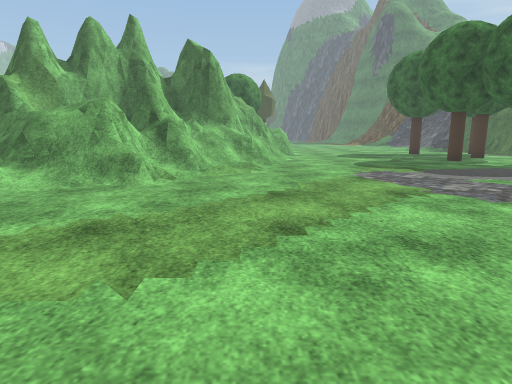
view 1 (above)

18 first-person views from a walk through a 3-D level made in the Unity game engine. The camera is 1.2 m above the floor, tilts 10° down and sees 75° across. The floor is counted in squares, 1 m on a side. Each view is taken from the middle of a square. On the plan, view 1 faces up. The plan holds only what a view shows up to about 14 squares ahead; the rest is blank. The place goes on beyond the plan. Some trees and plants on the terrain are drawn as simple stand-ins. The player character is not drawn. Some animated figures are not drawn. Some surface patterns are stand-ins.

view 2
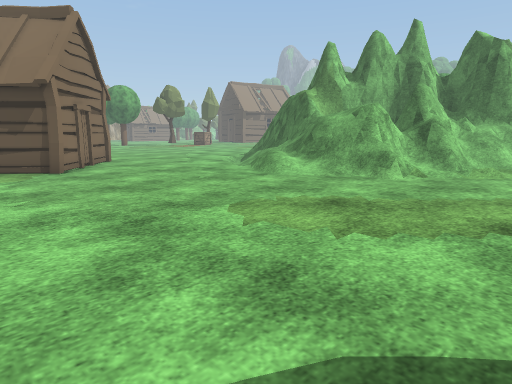

view 3
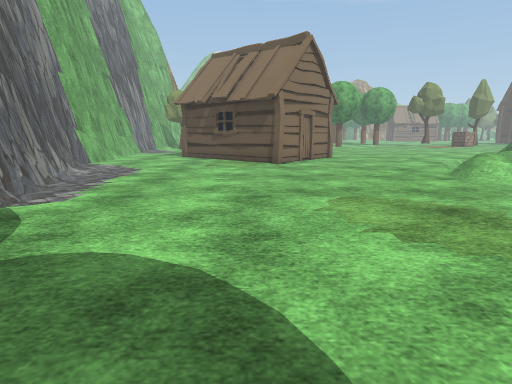

view 4
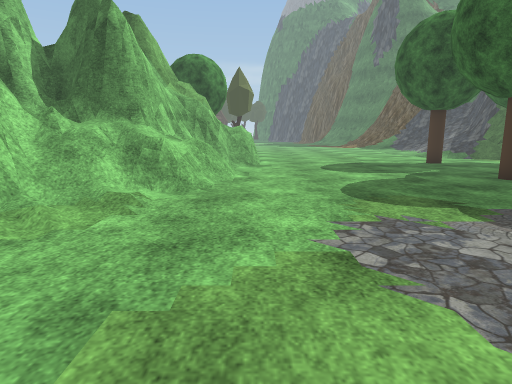

view 5
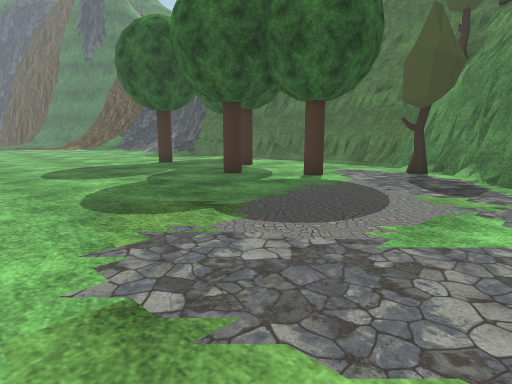

view 6
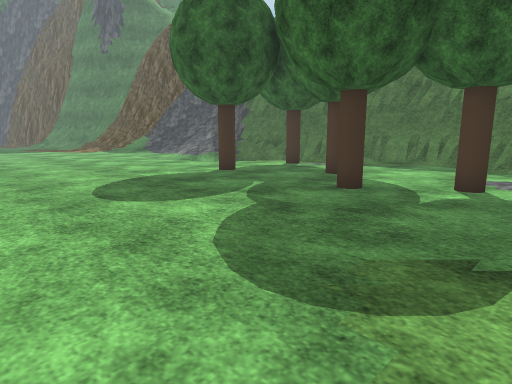

view 7
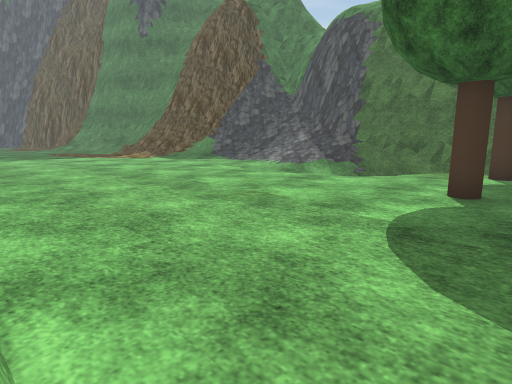

view 8
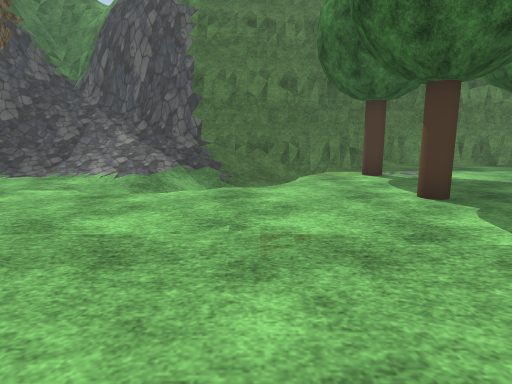

view 9
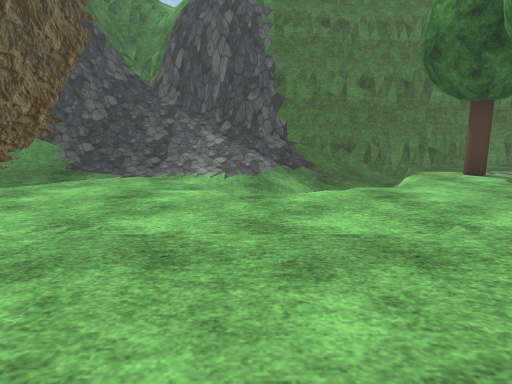

view 10
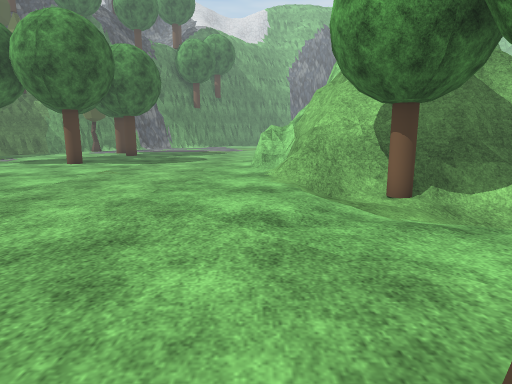

view 11
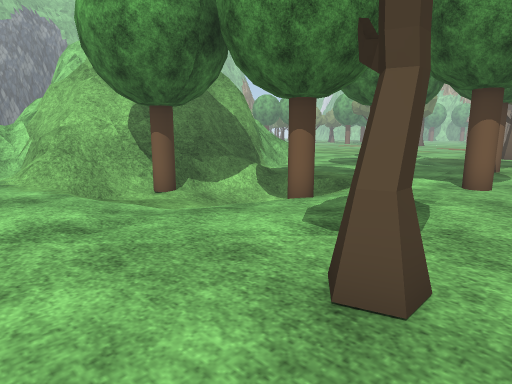

view 12
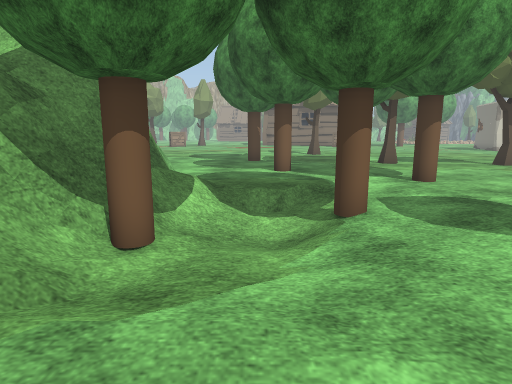

view 13
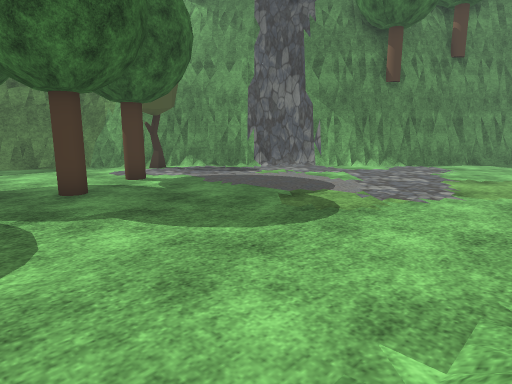

view 14
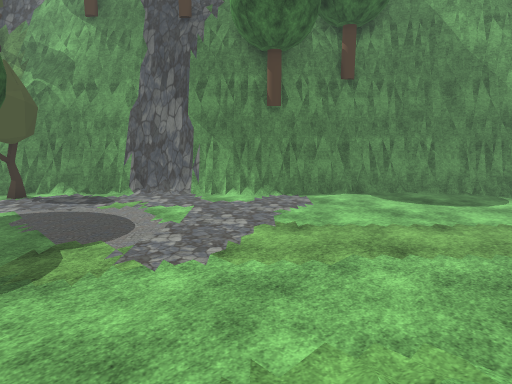

view 15
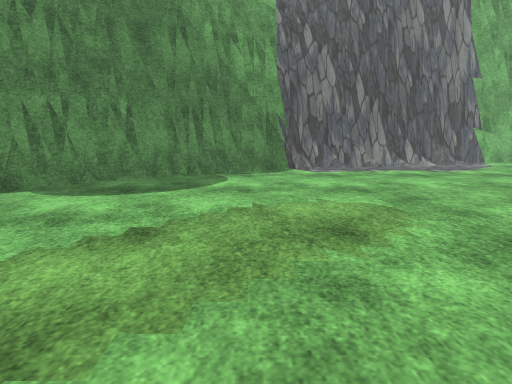

view 16
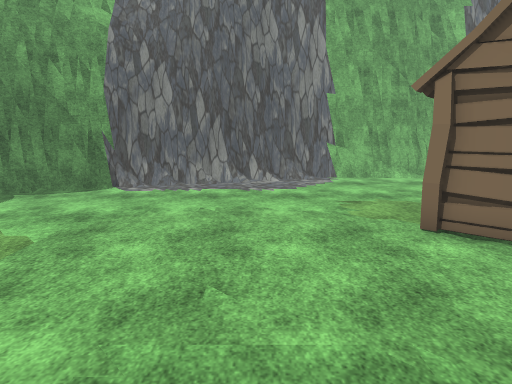

view 17
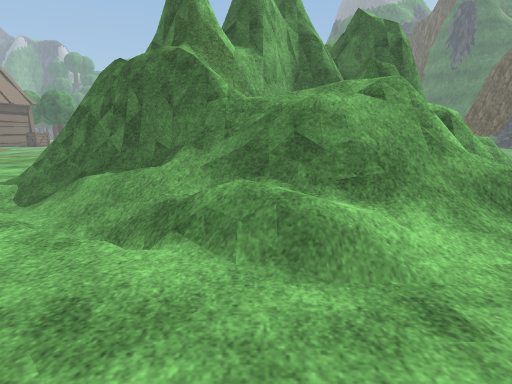

view 18
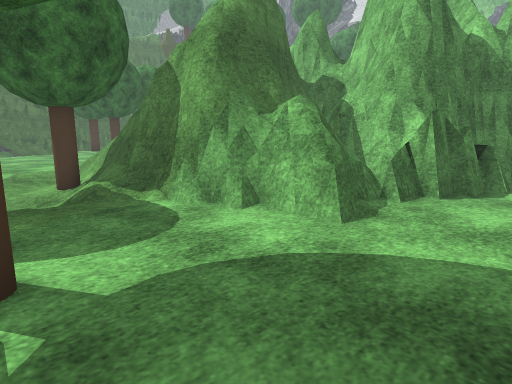

### Floor plan
Key: @ floor where view 1 was taken; # wall or solid block; . main floor; : floor 0.25 m higher than the main floor; - floor 0.25 m lower than the main floor; + floor 0.5 m higher than the main floor; _ floor 0.5 m lower than the main floor; * floor 1 m higher than the main floor; / step, stairs or slope; = window, fence, low wall or low ledge; v drop or lower ground; T tree; H hut; O other object.
Columns run from 11 left of view 1 to 17 right of it. Each row starts with its distance up from view 1.
 33 T.......  .........    /=##
 32 TT.........TT....... .// =###
 31 .T...TT................//##=#
 30 ......................./////#
 29 .......-T-..............////#
 28 ...T...///-.............///##
 27 ......./////........./-///=#
 26 ......./////........./////##
 25 .....==O=/T//......../ ///##
 24 ...=######=O/......../ ///#
 23  ..###  ####=.........  //##
 22  ..=#     ##=..........//_##
 21  .###      #==..........//=#
 20  .######   ###......T...T//#
 19  v#   ##   ###......T...T./#
 18  ##   ##  ###..............#
 17        #  ##/.........T....#
 16        #### /.........T....#
 15      #####=*/.......T......#
 14     ## #=////..............#
 13 #  ## =##///.........T....=#
 12 ####   ##=//.............=##
 11 /=##=  #==..............T##
 10 //+==#=#///.............##
  9 ///:==##//.............=##
  8 ..//++///.............=##
  7 ....//................##
  6 ....................=##
  5 ...................###
  4 ..................##
  3 .................##
  2 HH..............##
  1 H...............##
  0 ...........@..=##
 -1 .............###
 -2 ...........####
 -3 .........####
 -4 ......#####
 -5 ..=#####
 -6 #####

Positions as (right, up) in squares from view 1, and headings:
1: (0, 0), facing up
2: (1, -1), facing up-left
3: (3, 1), facing left
4: (2, 6), facing up
5: (2, 7), facing up-right
6: (2, 11), facing up-right
7: (2, 18), facing up-right
8: (3, 23), facing right
9: (3, 26), facing right
10: (2, 33), facing down
11: (3, 33), facing down-left
12: (3, 27), facing left
13: (1, 17), facing down-right
14: (-2, 13), facing down-right
15: (-1, 8), facing down
16: (-7, 8), facing down
17: (-7, 4), facing up
18: (-11, 28), facing down-right
